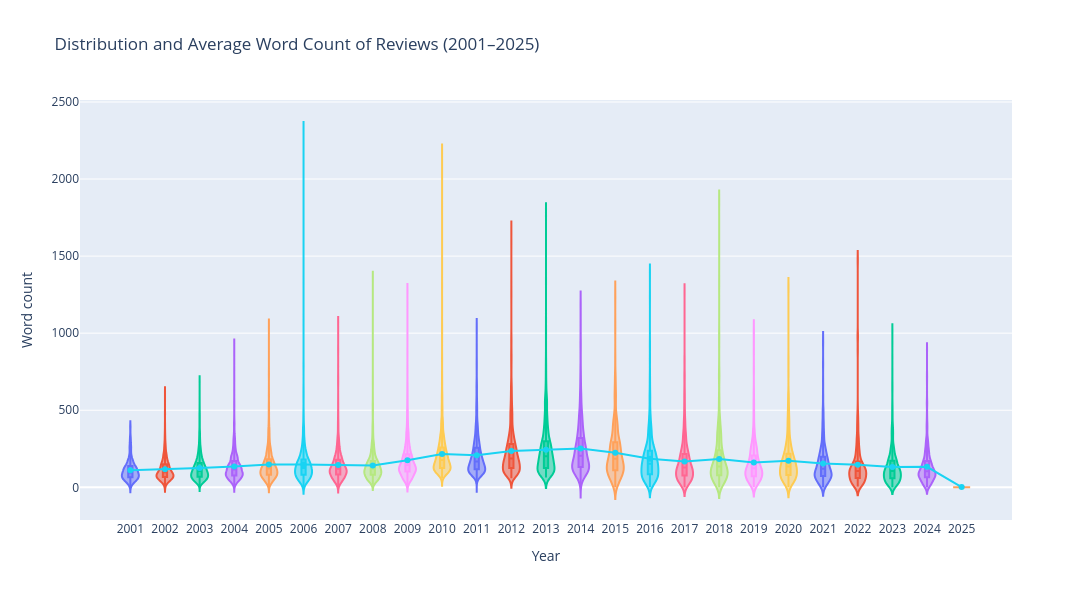

Notebook code for this chart:
### Code cell
import plotly.graph_objects as go

# per-year means
avg_by_year = df.groupby("year", as_index=False)["word_count"].mean()

fig = go.Figure()

# violins (distribution) for each year
for y in sorted(df["year"].unique()):
    vals = df.loc[df["year"] == y, "word_count"]
    fig.add_trace(
        go.Violin(
            x=[str(y)] * len(vals),      
            y=vals,
            name=str(y),
            box_visible=True,           
            meanline_visible=False,
            points=False                 
        )
    )

# mean trend line overlay
fig.add_trace(
    go.Scatter(
        x=avg_by_year["year"].astype(str),
        y=avg_by_year["word_count"],
        mode="lines+markers",
        name="Mean word count"
    )
)

fig.update_layout(
    title="Distribution and Average Word Count of Reviews (2001–2025)",
    xaxis_title="Year",
    yaxis_title="Word count",
    violinmode="overlay",  
    showlegend=False,
    width=1200,
    height=600
)

fig.write_html('culpawordcount.html')
fig.show()

### Figure 1 — Plotly figure (JSON) as saved in the notebook; plotly's stock layout.template omitted (floating-point values rounded to 4 significant figures; data arrays with more than 128 entries replaced by an {"elided": "..."} marker saying what was removed)
{"data": [{"box": {"visible": true}, "meanline": {"visible": false}, "name": "2001", "points": false, "type": "violin", "x": {"elided": "518 str values"}, "y": {"elided": "518 int values"}}, {"box": {"visible": true}, "meanline": {"visible": false}, "name": "2002", "points": false, "type": "violin", "x": {"elided": "1605 str values"}, "y": {"elided": "1605 int values"}}, {"box": {"visible": true}, "meanline": {"visible": false}, "name": "2003", "points": false, "type": "violin", "x": {"elided": "2380 str values"}, "y": {"elided": "2380 int values"}}, {"box": {"visible": true}, "meanline": {"visible": false}, "name": "2004", "points": false, "type": "violin", "x": {"elided": "2523 str values"}, "y": {"elided": "2523 int values"}}, {"box": {"visible": true}, "meanline": {"visible": false}, "name": "2005", "points": false, "type": "violin", "x": {"elided": "2511 str values"}, "y": {"elided": "2511 int values"}}, {"box": {"visible": true}, "meanline": {"visible": false}, "name": "2006", "points": false, "type": "violin", "x": {"elided": "1997 str values"}, "y": {"elided": "1997 int values"}}, {"box": {"visible": true}, "meanline": {"visible": false}, "name": "2007", "points": false, "type": "violin", "x": {"elided": "1397 str values"}, "y": {"elided": "1397 int values"}}, {"box": {"visible": true}, "meanline": {"visible": false}, "name": "2008", "points": false, "type": "violin", "x": {"elided": "1031 str values"}, "y": {"elided": "1031 int values"}}, {"box": {"visible": true}, "meanline": {"visible": false}, "name": "2009", "points": false, "type": "violin", "x": {"elided": "1558 str values"}, "y": {"elided": "1558 int values"}}, {"box": {"visible": true}, "meanline": {"visible": false}, "name": "2010", "points": false, "type": "violin", "x": {"elided": "1477 str values"}, "y": {"elided": "1477 int values"}}, {"box": {"visible": true}, "meanline": {"visible": false}, "name": "2011", "points": false, "type": "violin", "x": {"elided": "1423 str values"}, "y": {"elided": "1423 int values"}}, {"box": {"visible": true}, "meanline": {"visible": false}, "name": "2012", "points": false, "type": "violin", "x": {"elided": "1027 str values"}, "y": {"elided": "1027 int values"}}, {"box": {"visible": true}, "meanline": {"visible": false}, "name": "2013", "points": false, "type": "violin", "x": {"elided": "1069 str values"}, "y": {"elided": "1069 int values"}}, {"box": {"visible": true}, "meanline": {"visible": false}, "name": "2014", "points": false, "type": "violin", "x": {"elided": "913 str values"}, "y": {"elided": "913 int values"}}, {"box": {"visible": true}, "meanline": {"visible": false}, "name": "2015", "points": false, "type": "violin", "x": {"elided": "663 str values"}, "y": {"elided": "663 int values"}}, {"box": {"visible": true}, "meanline": {"visible": false}, "name": "2016", "points": false, "type": "violin", "x": {"elided": "655 str values"}, "y": {"elided": "655 int values"}}, {"box": {"visible": true}, "meanline": {"visible": false}, "name": "2017", "points": false, "type": "violin", "x": {"elided": "789 str values"}, "y": {"elided": "789 int values"}}, {"box": {"visible": true}, "meanline": {"visible": false}, "name": "2018", "points": false, "type": "violin", "x": {"elided": "612 str values"}, "y": {"elided": "612 int values"}}, {"box": {"visible": true}, "meanline": {"visible": false}, "name": "2019", "points": false, "type": "violin", "x": {"elided": "513 str values"}, "y": {"elided": "513 int values"}}, {"box": {"visible": true}, "meanline": {"visible": false}, "name": "2020", "points": false, "type": "violin", "x": {"elided": "360 str values"}, "y": {"elided": "360 int values"}}, {"box": {"visible": true}, "meanline": {"visible": false}, "name": "2021", "points": false, "type": "violin", "x": {"elided": "581 str values"}, "y": {"elided": "581 int values"}}, {"box": {"visible": true}, "meanline": {"visible": false}, "name": "2022", "points": false, "type": "violin", "x": {"elided": "203 str values"}, "y": {"elided": "203 int values"}}, {"box": {"visible": true}, "meanline": {"visible": false}, "name": "2023", "points": false, "type": "violin", "x": {"elided": "1099 str values"}, "y": {"elided": "1099 int values"}}, {"box": {"visible": true}, "meanline": {"visible": false}, "name": "2024", "points": false, "type": "violin", "x": {"elided": "913 str values"}, "y": {"elided": "913 int values"}}, {"box": {"visible": true}, "meanline": {"visible": false}, "name": "2025", "points": false, "type": "violin", "x": ["2025", "2025", "2025", "2025", "2025", "2025", "2025", "2025", "2025", "2025", "2025", "2025", "2025", "2025", "2025", "2025", "2025", "2025", "2025", "2025", "2025", "2025", "2025", "2025", "2025", "2025", "2025", "2025", "2025", "2025", "2025", "2025", "2025"], "y": [2, 2, 3, 3, 2, 3, 2, 1, 1, 1, 1, 1, 1, 1, 1, 1, 1, 1, 1, 1, 1, 1, 1, 1, 1, 1, 1, 1, 1, 1, 1, 1, 2]}, {"mode": "lines+markers", "name": "Mean word count", "type": "scatter", "x": ["2001", "2002", "2003", "2004", "2005", "2006", "2007", "2008", "2009", "2010", "2011", "2012", "2013", "2014", "2015", "2016", "2017", "2018", "2019", "2020", "2021", "2022", "2023", "2024", "2025"], "y": [110.8, 116.6, 125.6, 135.7, 147.3, 148.0, 144.4, 141.0, 175.6, 215.8, 208.3, 234.9, 243.1, 251.7, 225.0, 185.9, 167.2, 183.2, 161.0, 172.4, 154.6, 147.0, 132.4, 133.3, 1.333]}], "layout": {"height": 600, "showlegend": false, "title": {"text": "Distribution and Average Word Count of Reviews (2001–2025)"}, "violinmode": "overlay", "width": 1200, "xaxis": {"title": {"text": "Year"}}, "yaxis": {"title": {"text": "Word count"}}}}
